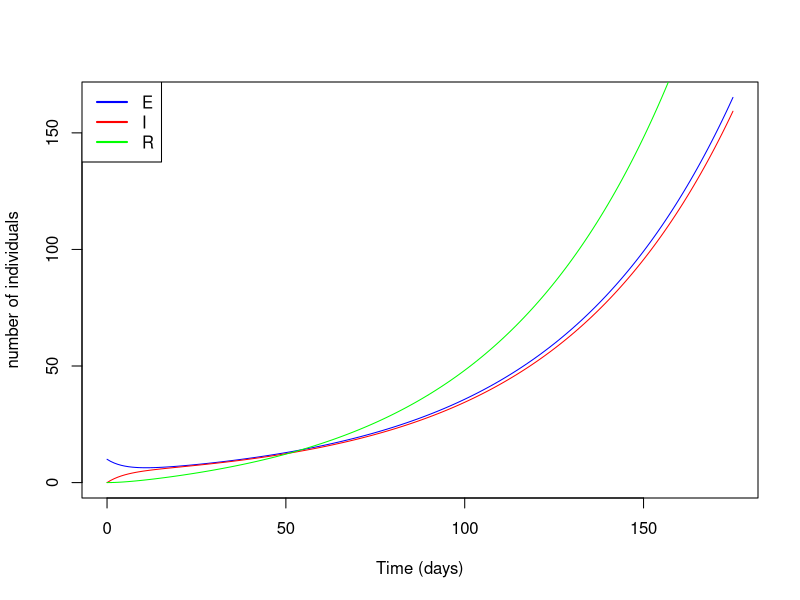
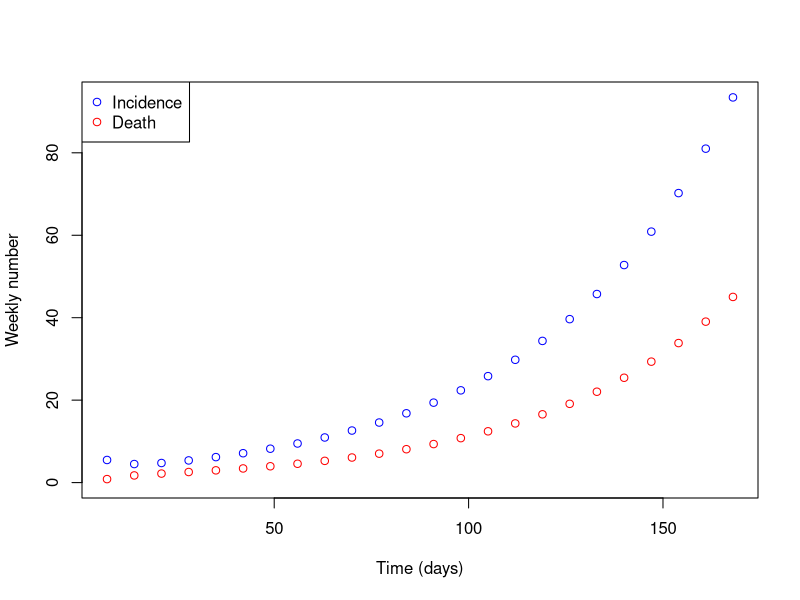
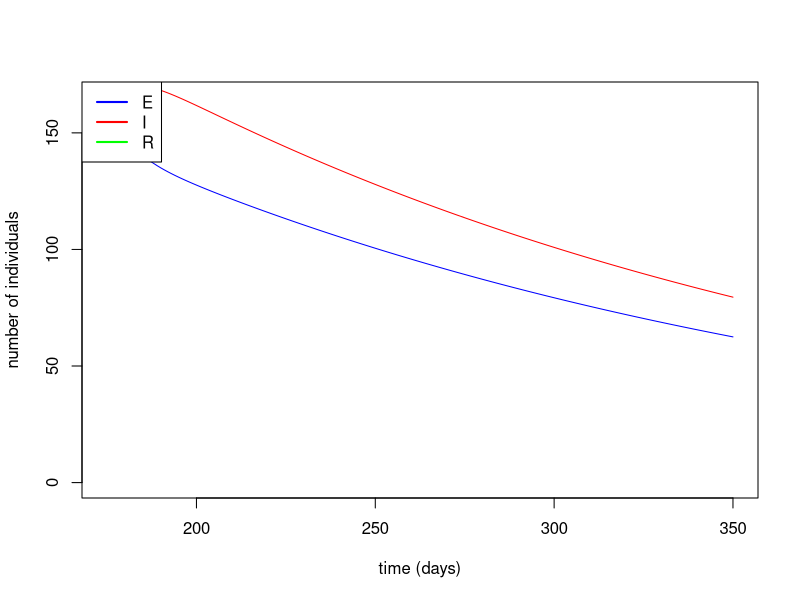
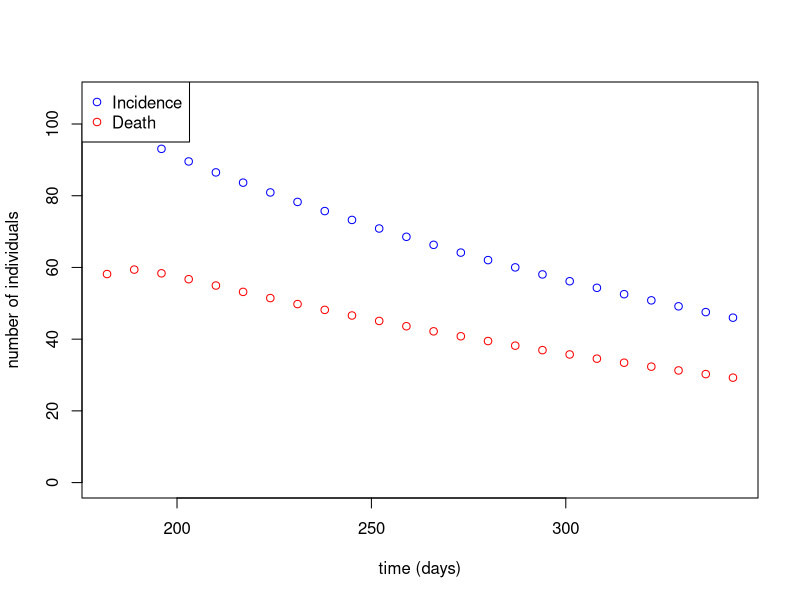
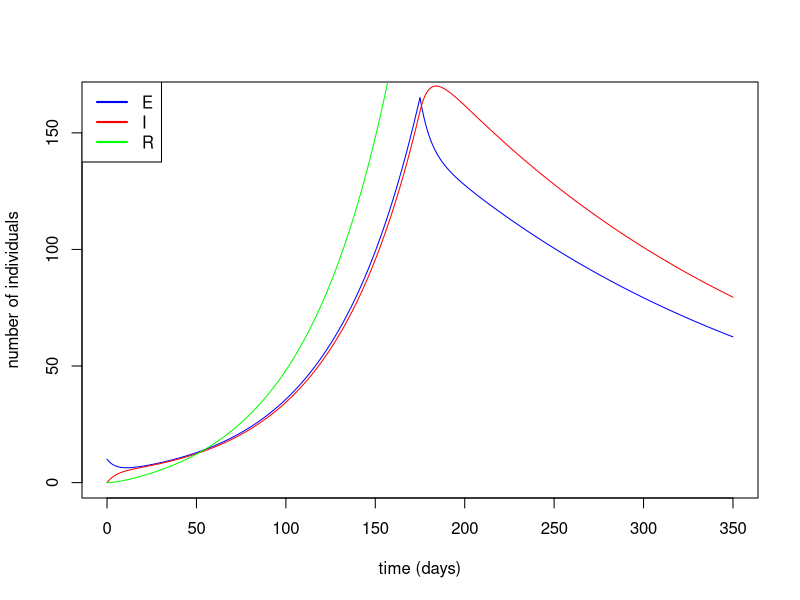
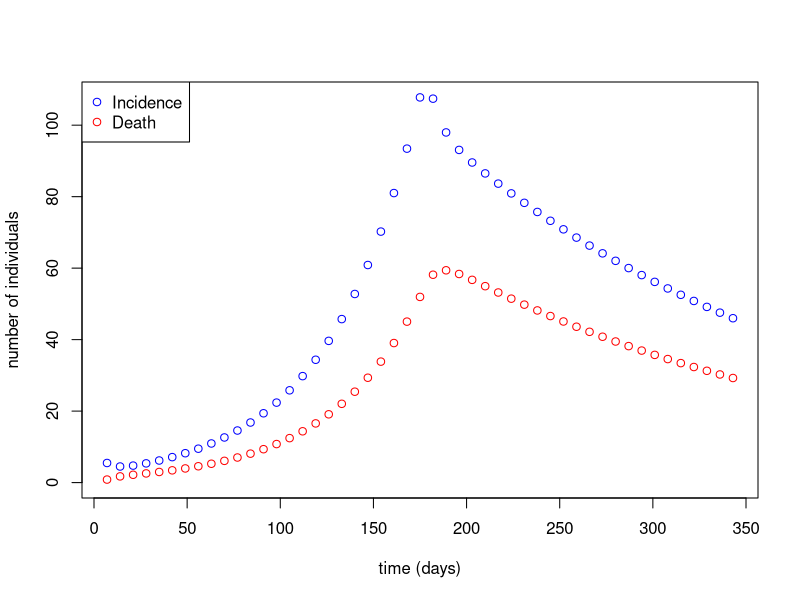
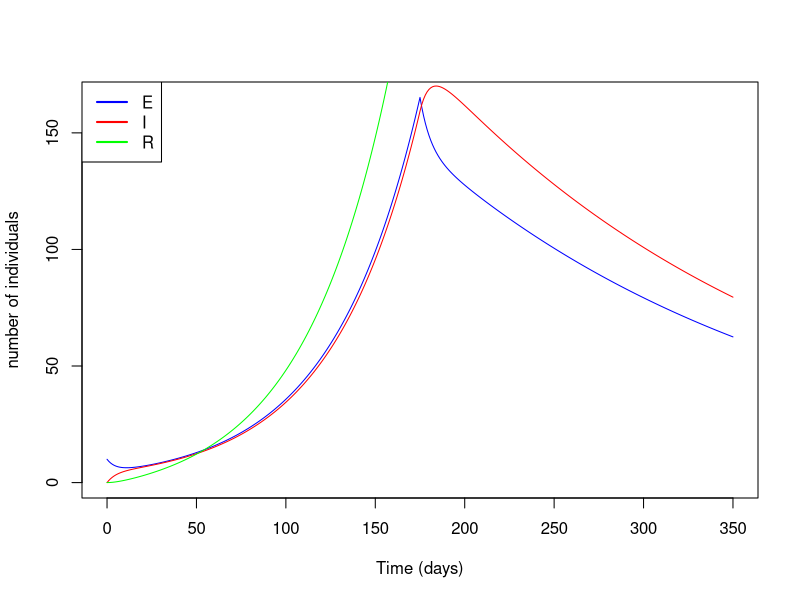
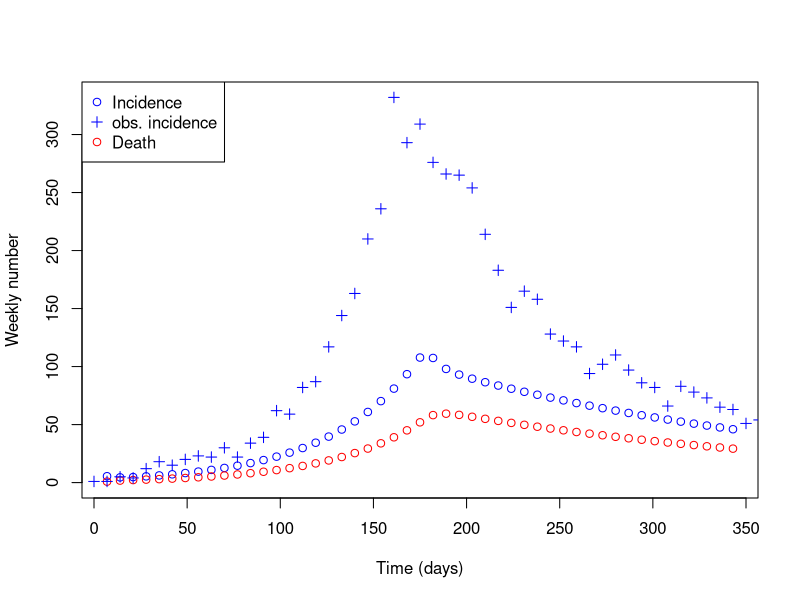

Reproduce these figures in R, in order.
## ---- chunk 1
library(knitr)

opts_chunk$set(collapse = TRUE)


## ---- chunk 2
library(deSolve)

## ---- chunk 3
rm(list=ls())

Dyn.Ebola.Basic <- function (t, state, parameters) {
   
  
   with(as.list(c(state,parameters)), #local environment to evaluate derivatives
        {
          N <- S + E + I + R  # total number of individuals
          # Dynamics
          dS  <-  - S/N * beta * I                # suceptible and disease transmission
          dE <- S/N * beta * I - gamma * E        # exposed  - incubation period - new cases/progression to infectious
          dI <- gamma * E - sigma * I             # infectious cases and progression to final outcome
          
          dR <- (1 - p.cfr) * sigma * I           # recovered
          
          dDead <- p.cfr * sigma * I              # cumulative number of death
          dOnset <- gamma * E                     # cumulative number of new infections
          
          # List of outputs
          dx <- c(dS, dE, dI, dR, dDead, dOnset)
          list(dx)
        }
   )
}
## ---- chunk 4
# Parameters
T.lat	<- 10    	            #	latency/ incubation period
gamma <- 1/T.lat            #	corresponding rate

T.outcome <- 12             # time until final outcome
sigma <- 1/T.outcome        # rate of progression to final outcome

p.cfr	<-	0.6		            #	case fatality ratio

R0 <- 1.5                   #	basic reproduction number
R.int <- 0.9                # Reproduction number after interventions are implemented

t.intervention = 25*7      # time of interventions at which reproduction number changes

# initial conditions
N <- 5e+5                   # population size
E0 <- 10                     # initial number of infected

## ---- chunk 5

params <- c(gamma=gamma, sigma=sigma,
            p.cfr=p.cfr, beta=R0/T.outcome )   # parmeters of the model, involve 


times  = seq(0, t.intervention, by=1)          # simulate every days until the time of intervention

# Starting conditions
xstart <- c(S = N-E0,E = E0,  
            I = 0, R = 0,
            Dead = 0, Onset = 0)               # initial conditions

out <- as.data.frame(ode(y = xstart, times = times, 
                         func = Dyn.Ebola.Basic, parms = params))   # numerically solve the system


## ---- chunk 6

# Checking the simulations
plot(out$time, out$E, col='blue',type='l',ylim = c(0,max(out$E)),
     xlab ='Time (days)', ylab = 'number of individuals')
lines(out$time, out$I, col='red')
lines(out$time, out$R, col='green')

legend('topleft',c('E','I','R'),lwd=2,col=c('blue','red','green'))

# weekly incidence and weekly number of death
f <- seq(1,t.intervention,by=7)
time <- out$time[f]                # redefine the time
Weekly.onset <- diff(out$Onset[f])  # weekly number of new cases/ start of onset - remember out$onset is cumulative therefore out$onset[2]-out$onset[1] = incidence on day 2
Weekly.death <- diff(out$Dead[f])   # weekly number of new death

plot(time[-1], Weekly.onset, col='blue',type='p', ylim = c(0,max(Weekly.onset)),
     xlab ='Time (days)', ylab = 'Weekly number')
lines(time[-1], Weekly.death,type='p',col='red')

legend('topleft',c('Incidence','Death'),pch=1,col=c('blue','red'))

## ---- chunk 7
# Simulation 2

params2 <- c(gamma=gamma, sigma=sigma,
             p.cfr=p.cfr, beta=R.int/T.outcome) # parameters, beta=transmissibility is lowered


times2  = seq(t.intervention, 2*t.intervention, by=1)
# Starting conditions
xstart2 <- c(S = tail(out$S,1), E = tail(out$E,1),  
             I = tail(out$I,1), R = tail(out$R,1),
             Dead = tail(out$Dead,1), Onset = tail(out$Onset,1))  # stating point = final previous state


out2 <- as.data.frame(ode(y = xstart2, times = times2, 
                         func = Dyn.Ebola.Basic, parms = params2))  # numerically solve the new system
## ---- chunk 8
# Checking the simulations
plot(out2$time, out2$E, col='blue',type='l',ylim = c(0,max(out$E)),
     xlab ='time (days)', ylab = 'number of individuals')
lines(out2$time, out2$I, col='red')
lines(out2$time, out2$R, col='green')

legend('topleft',c('E','I','R'),lwd=2,col=c('blue','red','green'))

# weekly incidence and weekly number of death
f <- seq(1,t.intervention,by=7)
time <- out2$time[f]
Weekly.onset <- diff(out2$Onset[f])
Weekly.death <- diff(out2$Dead[f])

plot(time[-1], Weekly.onset, col='blue',type='p', ylim = c(0,max(Weekly.onset)),
     xlab ='time (days)', ylab = 'number of individuals')
lines(time[-1], Weekly.death,type='p',col='red')

legend('topleft',c('Incidence','Death'),pch=1,col=c('blue','red'))
## ---- chunk 9

## check full dynamics
# Checking the simulations
out3 <- rbind(out,out2[-1,])

plot(out3$time, out3$E, col='blue',type='l',ylim = c(0,max(out$E)),
     xlab ='time (days)', ylab = 'number of individuals')
lines(out3$time, out3$I, col='red')
lines(out3$time, out3$R, col='green')

legend('topleft',c('E','I','R'),lwd=2,col=c('blue','red','green'))

# weekly incidence and weekly number of death
f <- seq(1,2*t.intervention,by=7)
time <- out3$time[f]
Weekly.onset <- diff(out3$Onset[f])
Weekly.death <- diff(out3$Dead[f])

plot(time[-1], Weekly.onset, col='blue',type='p', ylim = c(0,max(Weekly.onset)),
     xlab ='time (days)', ylab = 'number of individuals')
lines(time[-1], Weekly.death,type='p',col='red')

legend('topleft',c('Incidence','Death'),pch=c(1,1),col=c('blue','red'))
## ---- chunk 10

Dyn.Ebola.Basic2 <- function (t, state, parameters) {
  
   with(as.list(c(state,parameters)), #local environment to evaluate derivatives
        {
          N <- S + E + I + R  # total number of individuals
          
          beta <- ReproNb*sigma  # transmissibility rate as function of the current reproduction number
         
          # Dynamics
          dS  <-  - S/N * beta * I                # suceptible and disease transmission
          dE <- S/N * beta * I - gamma * E        # exposed  - incubation period - new cases/progression to infectious
          dI <- gamma * E - sigma * I             # infectious cases and progression to final outcome
          
          dR <- (1 - p.cfr) * sigma * I           # recovered
          
          dDead <- p.cfr * sigma * I              # cumulative number of death
          dOnset <- gamma * E                     # cumulative number of new infections
          
          dReproNb <- 0                           # changes in reproduction number
          
          # List of outputs
          dx <- c(dS, dE, dI, dR, dDead, dOnset, dReproNb )
          list(dx)
        }
   )
}

## ---- chunk 11

times  = seq(0, 2 * t.intervention, by=1)          # simulate every days until the time of intervention
# Starting conditions
xstart <- c(S = N-E0,E = E0,  
            I = 0, R = 0,
            Dead = 0, Onset = 0, ReproNb = R0)               # initial conditions

# event
eventdat <- data.frame(var = "ReproNb", time = t.intervention,
                       value = R.int, method = "rep")         # event dataframe: tell R that the variable reproNb will be replaced by R.int at time t.intervention


out <- as.data.frame(ode(y = xstart, times = times, 
                         func = Dyn.Ebola.Basic2, parms = params,
                         events = list(data = eventdat)))   # numerically solve the system
## ---- chunk 12
# Checking the simulations
plot(out$time, out$E, col='blue',type='l',ylim = c(0,max(out$E)),
     xlab ='Time (days)', ylab = 'number of individuals')
lines(out$time, out$I, col='red')
lines(out$time, out$R, col='green')

legend('topleft',c('E','I','R'),lwd=2,col=c('blue','red','green'))

# weekly incidence and weekly number of death
f <- seq(1,2*t.intervention,by=7)  # select start of the week
time <- out$time[f]                # redefine the time
Weekly.onset <- diff(out$Onset[f])  # weekly number of new cases/ start of onset - remember out$onset is cumulative therefore out$onset[2]-out$onset[1] = incidence on day 2
Weekly.death <- diff(out$Dead[f])   # weekly number of new death

## ---- chunk 13
dat <- read.csv("../../static/data/compartmental-ebola-pratical.csv")

plot(time[-1], Weekly.onset, col='blue',type='p', ylim = c(0,max(dat$incidence)),
     xlab ='Time (days)', ylab = 'Weekly number')
lines(time[-1], Weekly.death,type='p',col='red')

lines(dat$date, dat$incidence, type='p',pch=3, col='blue')

legend('topleft',c('Incidence','obs. incidence','Death'),pch=c(1,3,1),col=c('blue','blue','red'))


## ---- chunk 14
E_ini <- seq(25,35,length=10)      # values of initial number Exposed for which the likelihood will be tested
R2 <- seq(.7,.9,length=10)         # values of post-intervention reproduction number for which the likelihood will be tested
L <- matrix(NA,length(E_ini),length(R2))   # matrix to contain all combination of likelihoods

for (i in 1:length(E_ini)){   # for one value of E, repeat over all possible values
  for (j in 1:length(R2)){    # for one value of r post-intervention, repeat over all possible values
    xstart <- c(S = N-E_ini[i],E = E_ini[i],  
                I = 0, R = 0,
                Dead = 0, Onset = 0, ReproNb = R0)               # initial conditions, updated E_0
    
    eventdat <- data.frame(var = "ReproNb", time = t.intervention,
                           value = R2[j], method = "rep")          # new event dataframe with updated R
  
    out <- as.data.frame(ode(y = xstart, times = times, 
                             func = Dyn.Ebola.Basic2, parms = params,
                             events = list(data = eventdat)))   # numerically solve the system
    
    Weekly.onset <- diff(out$Onset[f]) # weekly incidence
    
    L[i,j] <- sum(dpois(x = dat$incidence,lambda = Weekly.onset,log = TRUE))  # get the log-likelihood
    
  }
}
L[L < (max(L)*1.2)] <- NA          # remove all likelihood value that are below 1.2 of the maximum likelihood
image(E_ini,R2,L, col = heat.colors(30))  # plot the likelihood matrix / yellow indicates best fit

## ---- chunk 15
# final 
xstart <- c(S = N-E_ini[i],E = 30,  
            I = 0, R = 0,
            Dead = 0, Onset = 0, ReproNb = 1.5)               # initial conditions, with best fit E_0

eventdat <- data.frame(var = "ReproNb", time = t.intervention,
                       value = .8, method = "rep")               # event with best fit post-intervention R

out <- as.data.frame(ode(y = xstart, times = times, 
                         func = Dyn.Ebola.Basic2, parms = params,
                         events = list(data = eventdat)))   # numerically solve the system

# weekly incidence and weekly number of death
f <- seq(1,2*t.intervention,by=7)  # select start of the week
time <- out$time[f]                # redefine the time
Weekly.onset <- diff(out$Onset[f])  # weekly number of new cases/ start of onset - remember out$onset is cumulative therefore out$onset[2]-out$onset[1] = incidence on day 2
Weekly.death <- diff(out$Dead[f])   # weekly number of new death


# plot
plot(time[-1], Weekly.onset, col='blue',type='p', ylim = c(0,max(dat$incidence)),
     xlab ='time (days)', ylab = 'number of individuals')
lines(time[-1], Weekly.death,type='p',col='red')

lines(dat$date, dat$incidence, type='p',pch=3, col='blue')

legend('topleft',c('Incidence','obs. incidence','Death'),pch=c(1,3,1),col=c('blue','blue','red'))
## ---- chunk 16
Dyn.Ebola.Basic3 <- function (t, state, parameters) {
   
   with(as.list(c(state,parameters)), #local environment to evaluate derivatives
        {
          N <- S + E + I + R  # total number of individuals
          # Dynamics
          sigma.h <- 1/delay_hosp                       # rate to go to hospital
          sigma <- 1/(delay_onset_outcome-delay_hosp)   # rate from hospital to final outcome
          
          
          dS  <-  - S/N * beta * I                # sucetpible & disease transmission (none from hospitalised cases)
          dE <- S/N * beta * I - gamma * E        # Exposed - incubation period - new cases / progression to infectious
          dI <- gamma * E - sigma.h * I           # infectious cases and going to hospital
          dIh <- sigma.h * I - sigma * Ih         # infectious cases isolated in hospital
          
          dR <- (1 - p.cfr) * sigma * Ih           # recovered
          
          dDead <- p.cfr * sigma * Ih              # cumulative number of death
          dOnset <- gamma * E                     # cumulative number of new infection
          
          ddelay_hosp <- 0                           # changes in reproduction number
          
          # List of outputs
          dx <- c(dS, dE, dI, dIh, dR, dDead, dOnset, ddelay_hosp )
          list(dx)
        }
   )
}
## ---- chunk 17
#==================  Parameters 

T.lat	<- 10    	            #	latency/ incubation period
gamma <- 1/T.lat            #	corresponding rate

T.outcome <- 12             # time until final outcome
T.hosp.1 <- 11.5            # time to hospitalisation
T.hosp.2 <- 5                # time to hospitalisation post-intervention

p.cfr	<-	0.6		            #	case fatality ratio

R0 <- 1.5                   #	basic reproduction number

# initial conditions
N <- 5e+5                   # population size
E0 <- 10                     # initial number of infected

# others parameters
t.intervention = 25*7      # time of intervention at which reproduction number changes

## ---- chunk 18
#================== Simulation 1

params <- c(gamma=gamma, delay_hosp = T.hosp.1, delay_onset_outcome = T.outcome,
            beta = R0/T.outcome,
            p.cfr=p.cfr )   # parmeters of the model


times  = seq(0, 2 * t.intervention, by=1)          # simulated every days until the time of intervention
# Starting conditions
xstart <- c(S = N-E0,E = E0,  
            I = 0, Ih = 0, R = 0,
            Dead = 0, Onset = 0, delay_hosp = T.hosp.1)               # initial conditions

# event
eventdat <- data.frame(var = "delay_hosp", time = t.intervention,
                       value = T.hosp.2, method = "rep")


out <- as.data.frame(ode(y = xstart, times = times, 
                         func = Dyn.Ebola.Basic3, parms = params,
                         events = list(data = eventdat)))   # numerically solve the system
## ---- chunk 19
# Checking the simulations
plot(out$time, out$E, col='blue',type='l',ylim = c(0,max(out$E)),
     xlab ='time (days)', ylab = 'number of individuals')
lines(out$time, out$I, col='red')
lines(out$time, out$R, col='green')

legend('topleft',c('E','I','R'),lwd=2,col=c('blue','red','green'))

# weekly incidence and weekly number of death
f <- seq(1,2*t.intervention,by=7)
time <- out$time[f]
Weekly.onset <- diff(out$Onset[f])
Weekly.death <- diff(out$Dead[f])

plot(time[-1], Weekly.onset, col='blue',type='p', ylim = c(0,max(dat$incidence)),
     xlab ='time (days)', ylab = 'number of individuals')
lines(time[-1], Weekly.death,type='p',col='red')

lines(dat$date, dat$incidence, type='p',pch=3, col='blue')

legend('topleft',c('Incidence','obs. incidence','Death'),pch=c(1,3,1),col=c('blue','blue','red'))

## ---- chunk 20
###########################################################
#### get likelihood  ######################################
###########################################################

E_ini <- seq(20,40,length=10)  # values of initial number Exposed for which the likelihood will be tested 
T2 <- seq(5.5,7.5,length=15) # values of post-intervention reproduction number for which the likelihood will be tested
L <- matrix(NA,length(E_ini),length(T2)) # matrix to contain all combination of likelihoods

for (i in 1:length(E_ini)){
  for (j in 1:length(T2)){
    xstart <- c(S = N-E_ini[i],E = E_ini[i],  
                I = 0, Ih = 0, R = 0,
                Dead = 0, Onset = 0, delay_hosp = T.hosp.1)               # initial conditions, updated E_0
    
    eventdat <- data.frame(var = "delay_hosp", time = t.intervention,
                          value = T2[j], method = "rep")     # new event dataframe with updated R
  
    out <- as.data.frame(ode(y = xstart, times = times, 
                             func = Dyn.Ebola.Basic3, parms = params,
                             events = list(data = eventdat)))   # numerically solve the system
    
    Weekly.onset <- diff(out$Onset[f]) # weekly incidence
    
    L[i,j] <- sum(dpois(x = dat$incidence,lambda = Weekly.onset,log = TRUE))  # get likelihood
    
  }
}
L[L < (max(L)*1.5)] <- NA
image(E_ini,T2,L, col = heat.colors(30))
## ---- chunk 21

# final 
xstart <- c(S = N-E_ini[i],E = 35,  
            I = 0, Ih = 0, R = 0,
            Dead = 0, Onset = 0, delay_hosp = T.hosp.1)               # initial conditions

eventdat <- data.frame(var = "delay_hosp", time = t.intervention,
                       value = 6.5, method = "rep")

out <- as.data.frame(ode(y = xstart, times = times, 
                         func = Dyn.Ebola.Basic3, parms = params,
                         events = list(data = eventdat)))   # numerically solve the system

# weekly incidence and weekly number of death
f <- seq(1,2*t.intervention,by=7)
time <- out$time[f]
Weekly.onset <- diff(out$Onset[f])
Weekly.death <- diff(out$Dead[f])

# plot
plot(time[-1], Weekly.onset, col='blue',type='p', ylim = c(0,max(dat$incidence)),
     xlab ='time (days)', ylab = 'number of individuals')
lines(time[-1], Weekly.death,type='p',col='red')

lines(dat$date, dat$incidence, type='p',pch=3, col='blue')

legend('topleft',c('Incidence','obs. incidence','Death'),pch=c(1,3,1),col=c('blue','blue','red'))
